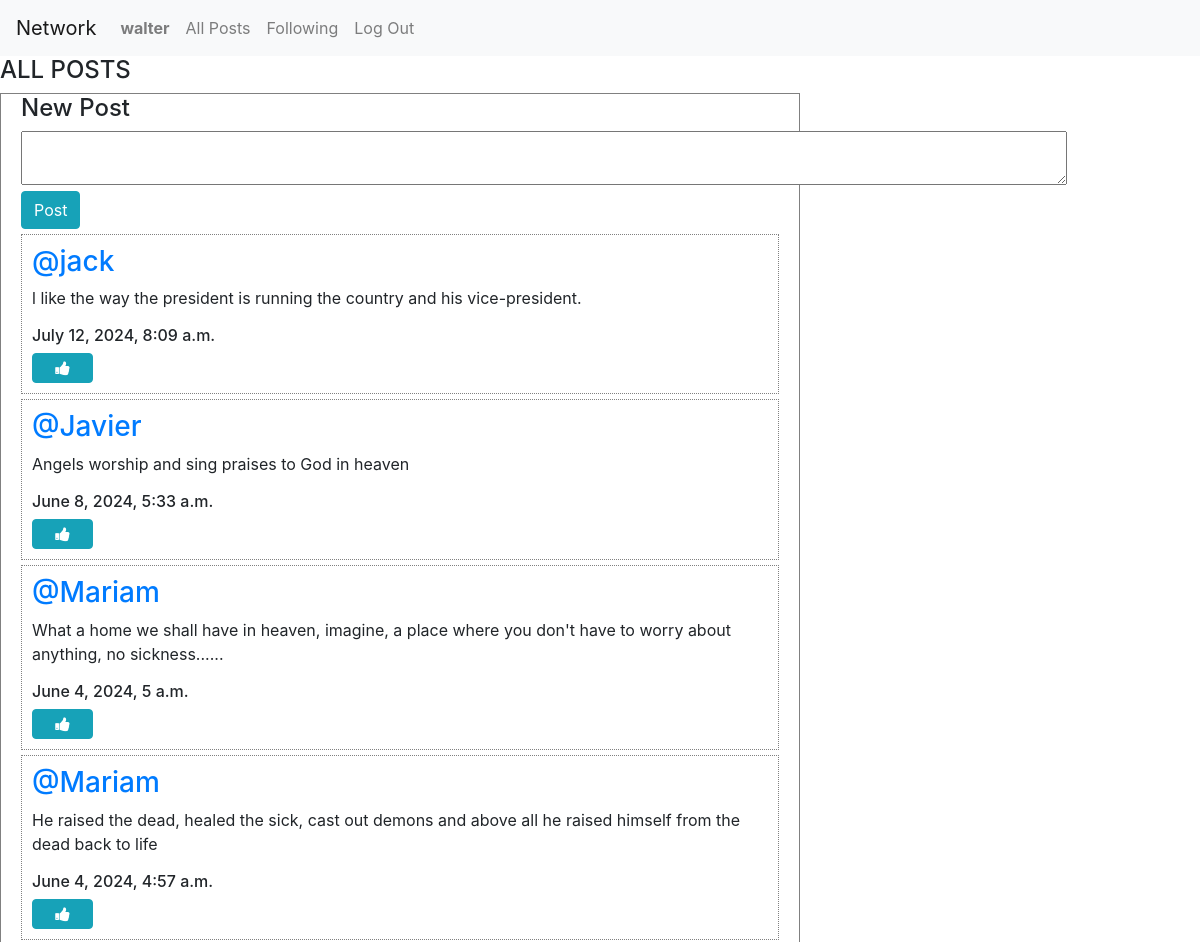
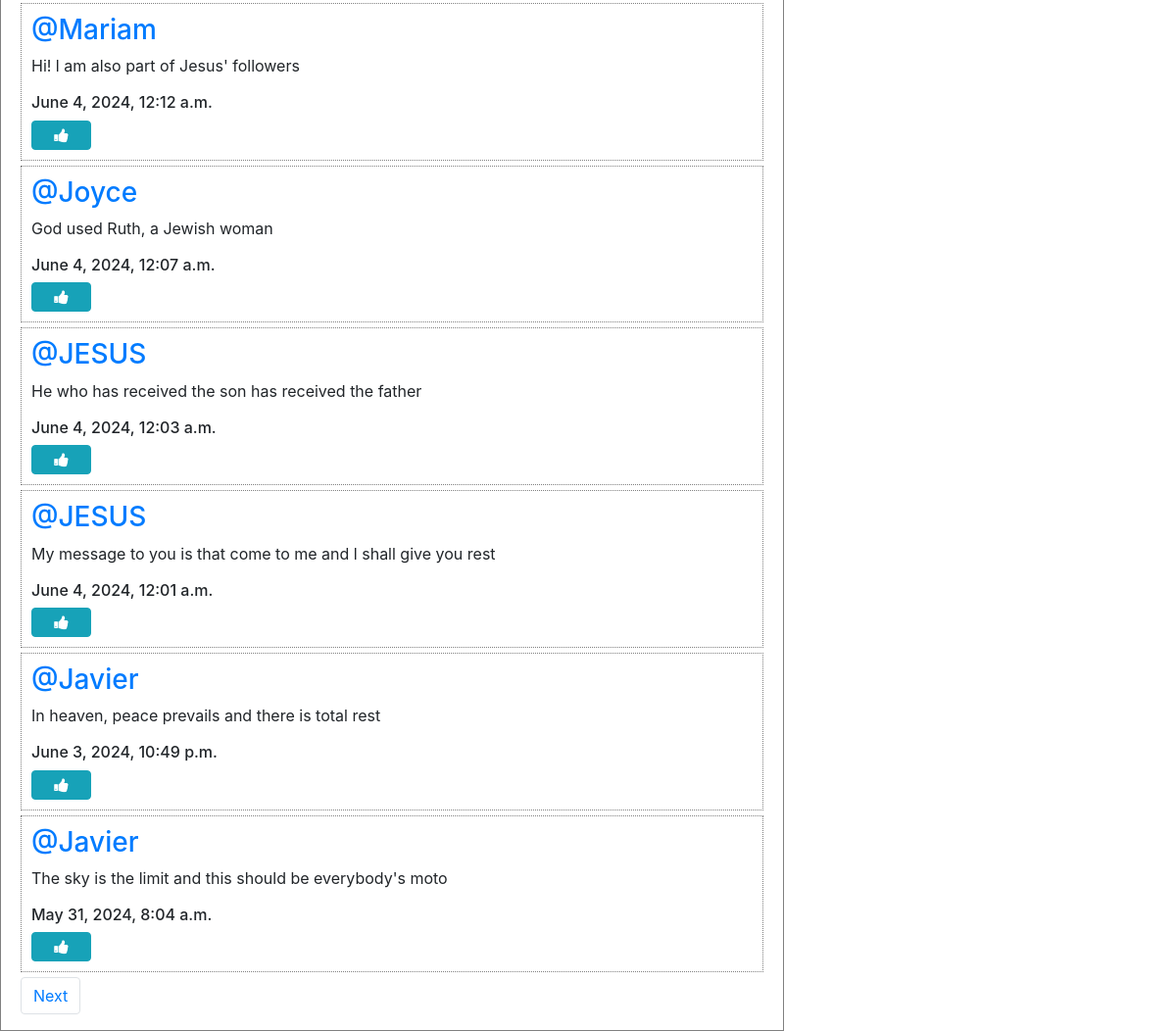
/ (signed in), run on the app's committed database (2 pictures, top to bottom).
### network/models.py (models this page shows, shortened)
class User(AbstractUser):
    pass

class Post(models.Model):
    user = models.ForeignKey(User, on_delete=models.CASCADE, related_name= "sender")
    information = models.CharField(max_length= 165)
    date = models.DateTimeField(auto_now_add= True)

### network/views.py (the view)
# urls.py: path("", views.index, name="index"),
def index(request):
    all_posts = Post.objects.all().order_by("id").reverse()
    paginator= Paginator(all_posts, 10)
    page_number= request.GET.get('page')
    page_posts= paginator.get_page(page_number)
    all_liked_posts= Like.objects.all()
    individual_likes= []
    try:
        for liked_post in all_liked_posts:
            if liked_post.user.id == request.user.id:
                individual_likes.append(liked_post.post.id)
    except:
        individual_likes= []
    return render(request, "network/index.html", {
        "all_posts": all_posts,
        "page_posts":page_posts,
        "individual_likes":individual_likes,
    })

### network/templates/network/index.html (shortened to what this page needs)
{% extends "network/layout.html" %}
{% load static %}
{% block body %}
    <h4>ALL POSTS</h4>
    {% if user.is_authenticated %}
    <div class= "post_1">
        <div id= "form">
            <h4>New Post</h4>
            <form  action= "{% url 'new_post' %}" method= "post" >
                <textarea name="information" row="5" cols="100"></textarea><br/>
                <input type= "submit" value= 'Post' class= "btn btn-info"/>
            </form>
    {% endif %}
    <div class= "allPosts">
        {% for post in page_posts %}
            <div class= "post_2">
                <h3 class="username"><a href="{% url 'profile' user_id=post.user.id %}">@{{post.user}}</a></h3>
        <p class="information" id="information{{post.id}}">{{post.information}}</p>
                <h6 class="date">{{post.date}}</h6>
                {% if user.is_authenticated %}
                    {% if user == post.user %}
                        <div>
                            <button class= "btn btn-primary" data-toggle= "modal"  data-target= "#modal_edit_post{{post.id}}">Edit</button>
                        </div>
                        <div class="modal fade" id= "modal_edit_post{{post.id}}" tabindex="-1" role= "dialog"  aria-labelledby="modal_edit_post{{post.id}}_label" aria-hidden="true">
                            <div class="modal-dialog" role="document">
                              <div class="modal-content">
                                <div class="modal-header">
                                  <h5 class="modal-title">Edit Post</h5>
                                  <button type="button" class="btn-close" data-dismiss="modal" aria-label="Close">
                                    <span aria-hidden="true">&times;</span>
                                  </button>
                                </div>
                                <div class="modal-body">
                                    <textarea  rows= "8" id= "textarea_{{post.id}}" class="form-control" name="information">{{post.information}}</textarea>
                                </div>
                                <div class="modal-footer">
                                  <button type="button" class="btn btn-secondary" data-bs-dismiss="modal">Close</button>
                                  <button type="button" class="btn btn-primary" onclick= "saveEdition({{post.id}})">Save changes</button>
                                </div>
                              </div>
                            </div>
                          </div>
                    {% else %}
                          {% if post.id in individual_likes %}
                          <button class="btn btn-info fa fa-thumbs-down col-1" onclick="likeButton({{post.id}}, {{individual_likes}})" id="{{post.id}}"></button>
                          {% else %}
                          <button class="btn btn-info fa fa-thumbs-up col-1" onclick="likeButton({{post.id}}, {{individual_likes}})" id="{{post.id}}"></button>
                          {% endif %}
                    {% endif %}
                {% endif %}
            </div>
        {% endfor %}
    </div>
            <nav aria-label= "Page navigation example">
                <ul class="pagination">
                    {%  if page_posts.has_next %}
                        <li class="page-item"><a class="page-link" href="?page={{page_posts.next_page_number}}">Next</a></li>
                    {% endif %}
                </ul>
            </nav>
{% endblock %}

### network/templates/network/layout.html (shortened to what this page needs)
{% load static %}
<!DOCTYPE html>
<html lang="en">
    <head>
        <link rel="stylesheet" href="https://stackpath.bootstrapcdn.com/bootstrap/4.4.1/css/bootstrap.min.css">
        <link href="{% static 'network/style.css' %}" rel="stylesheet">
        <link rel="stylesheet" href="https://cdnjs.cloudflare.com/ajax/libs/font-awesome/4.7.0/css/font-awesome.min.css">
    </head>
    <body>
        <nav class="navbar navbar-expand-lg navbar-light bg-light">
            <a class="navbar-brand" href="{% url 'index' %}">Network</a>
            <div>
              <ul class="navbar-nav mr-auto">
                {% if user.is_authenticated %}
                    <li class="nav-item">
                        <a class="nav-link" href="{% url 'profile' user_id=user.id %}"><strong>{{ user.username }}</strong></a>
                    </li>
                {% endif %}
                    <li class="nav-item">
                        <a class="nav-link" href="{% url 'index' %}">All Posts</a>
                    </li>
                {% if user.is_authenticated %}
                    <li class="nav-item">
                        <a class="nav-link" href="{% url 'following' %}">Following</a>
                    </li>
                    <li class="nav-item">
                        <a class="nav-link" href="{% url 'logout' %}">Log Out</a>
                    </li>
                {% endif %}
              </ul>
            </div>
          </nav>
        <div class="body">
            {% block body %}
            {% endblock %}
        </div>
    </body>
</html>

### network/static/network/style.css (style rules this page uses)
.post_1 { border:1px solid grey; width:800px; margin-left:0; display:flex; justify-content:center; flex-direction:column; }
#form { margin-left:20px; }
.post_2 { border: 1px dotted grey; margin-top:5px; margin-bottom:5px; display:flex; justify-content:center; flex-direction:column;margin-right:20px; padding:10px; }

### data on the page
User: username "walter"
Post: user "jack", information "l like the way the president is running the country and his vice-president.", date "July 12, 2024, 8:09 a.m."
Post: user "Javier", information "Angels worship and sing praises to God in heaven", date "June 8, 2024, 5:33 a.m."
Post: user "Mariam", information "What a home we shall have in heaven, imagine, a place where you don't have to worry about anything, no sickness......", date "June 4, 2024, 5 a.m."
Post: user "Mariam", information "He raised the dead, healed the sick, cast out demons and above all he raised himself from the dead back to life", date "June 4, 2024, 4:57 a.m."
Post: user "Mariam", information "Hi! l am also part of Jesus' followers", date "June 4, 2024, 12:12 a.m."
Post: user "Joyce", information "God used Ruth, a Jewish woman", date "June 4, 2024, 12:07 a.m."
Post: user "JESUS", information "He who has received the son has received the father", date "June 4, 2024, 12:03 a.m."
Post: user "JESUS", information "My message to you is that come to me and l shall give you rest", date "June 4, 2024, 12:01 a.m."
Post: user "Javier", information "In heaven, peace prevails and there is total rest", date "June 3, 2024, 10:49 p.m."
Post: user "Javier", information "The sky is the limit and this should be everybody's moto", date "May 31, 2024, 8:04 a.m."
